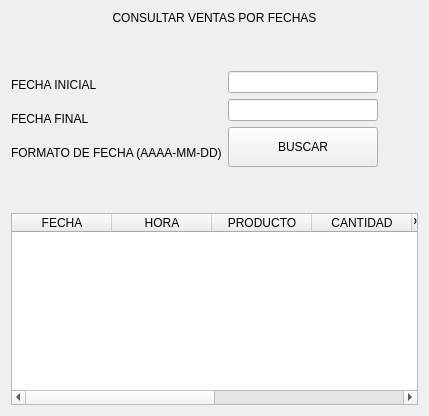
                  <widget class="QWidget" name="page_saleSearch">
                   <layout class="QVBoxLayout" name="verticalLayout_19">
                    <item>
                     <widget class="QLabel" name="label_27">
                      <property name="text">
                       <string>CONSULTAR VENTAS POR FECHAS</string>
                      </property>
                      <property name="alignment">
                       <set>Qt::AlignCenter</set>
                      </property>
                     </widget>
                    </item>
                    <item>
                     <spacer name="verticalSpacer_7">
                      <property name="orientation">
                       <enum>Qt::Vertical</enum>
                      </property>
                      <property name="sizeHint" stdset="0">
                       <size>
                        <width>20</width>
                        <height>40</height>
                       </size>
                      </property>
                     </spacer>
                    </item>
                    <item>
                     <layout class="QHBoxLayout" name="horizontalLayout_19">
                      <item>
                       <layout class="QVBoxLayout" name="verticalLayout_17">
                        <item>
                         <widget class="QLabel" name="label_25">
                          <property name="minimumSize">
                           <size>
                            <width>100</width>
                            <height>0</height>
                           </size>
                          </property>
                          <property name="text">
                           <string>FECHA INICIAL</string>
                          </property>
                         </widget>
                        </item>
                        <item>
                         <widget class="QLabel" name="label_26">
                          <property name="minimumSize">
                           <size>
                            <width>100</width>
                            <height>0</height>
                           </size>
                          </property>
                          <property name="text">
                           <string>FECHA FINAL</string>
                          </property>
                         </widget>
                        </item>
                        <item>
                         <widget class="QLabel" name="label_28">
                          <property name="text">
                           <string>FORMATO DE FECHA (AAAA-MM-DD)</string>
                          </property>
                         </widget>
                        </item>
                       </layout>
                      </item>
                      <item>
                       <layout class="QVBoxLayout" name="verticalLayout_18">
                        <item>
                         <widget class="QLineEdit" name="lineEdit_iniDate_pgSearchSale"/>
                        </item>
                        <item>
                         <widget class="QLineEdit" name="lineEdit_finDate_pgSearchSale"/>
                        </item>
                        <item>
                         <widget class="QPushButton" name="bt_search_pgSearchSale">
                          <property name="minimumSize">
                           <size>
                            <width>150</width>
                            <height>40</height>
                           </size>
                          </property>
                          <property name="text">
                           <string>BUSCAR</string>
                          </property>
                         </widget>
                        </item>
                       </layout>
                      </item>
                      <item>
                       <spacer name="horizontalSpacer_11">
                        <property name="orientation">
                         <enum>Qt::Horizontal</enum>
                        </property>
                        <property name="sizeHint" stdset="0">
                         <size>
                          <width>40</width>
                          <height>20</height>
                         </size>
                        </property>
                       </spacer>
                      </item>
                     </layout>
                    </item>
                    <item>
                     <spacer name="verticalSpacer_8">
                      <property name="orientation">
                       <enum>Qt::Vertical</enum>
                      </property>
                      <property name="sizeHint" stdset="0">
                       <size>
                        <width>20</width>
                        <height>40</height>
                       </size>
                      </property>
                     </spacer>
                    </item>
                    <item>
                     <widget class="QTableWidget" name="tableWidget_pgSearchSale">
                      <column>
                       <property name="text">
                        <string>FECHA</string>
                       </property>
                      </column>
                      <column>
                       <property name="text">
                        <string>HORA</string>
                       </property>
                      </column>
                      <column>
                       <property name="text">
                        <string>PRODUCTO</string>
                       </property>
                      </column>
                      <column>
                       <property name="text">
                        <string>CANTIDAD</string>
                       </property>
                      </column>
                      <column>
                       <property name="text">
                        <string>PRECIO UNITARIO</string>
                       </property>
                      </column>
                      <column>
                       <property name="text">
                        <string>DESCUENTO%</string>
                       </property>
                      </column>
                      <column>
                       <property name="text">
                        <string>SUBTOTAL</string>
                       </property>
                      </column>
                      <column>
                       <property name="text">
                        <string>VENDEDOR</string>
                       </property>
                      </column>
                     </widget>
                    </item>
                   </layout>
                  </widget>
